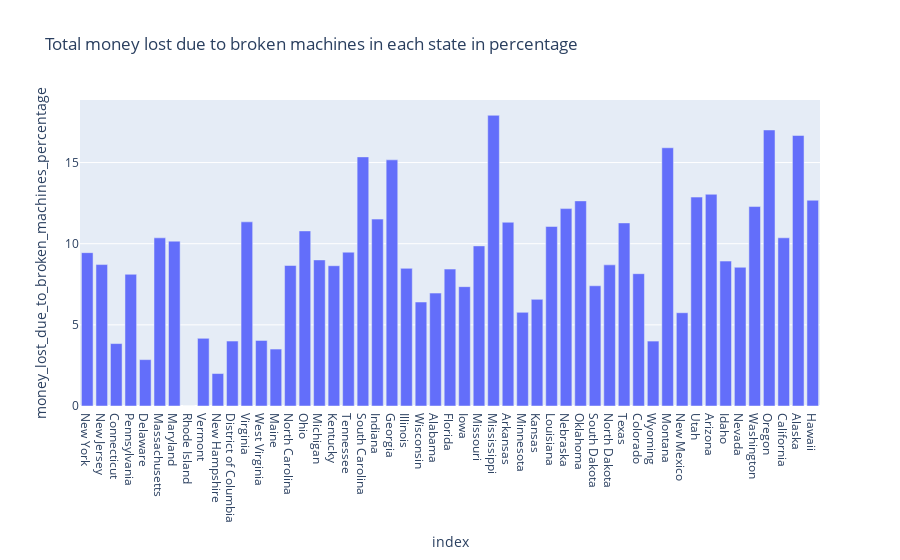

Notebook cell for this chart:
### Code cell
# Create a bar chart showing the total money lost due to broken machines in each state in percentage
fig = px.bar(df, x=df.index, y="money_lost_due_to_broken_machines_percentage", title="Total money lost due to broken machines in each state in percentage")
fig.show()

# Save the bar chart as a png file
fig.write_image("mcbroken-bar-chart-money-lost-due-to-broken-machines-percentage.png")

# Save as dash dcc graph
dcc_graph_bar_chart_money_lost_due_to_broken_machines_percentage = dcc.Graph(figure=fig)

### Figure 1 — Plotly figure (JSON) as saved in the notebook; plotly's stock layout.template omitted (floating-point values rounded to 4 significant figures)
{"data": [{"alignmentgroup": "True", "hovertemplate": "index=%{x}<br>money_lost_due_to_broken_machines_percentage=%{y}<extra></extra>", "legendgroup": "", "marker": {"color": "#636efa", "pattern": {"shape": ""}}, "name": "", "offsetgroup": "", "orientation": "v", "showlegend": false, "textposition": "auto", "type": "bar", "x": ["New York", "New Jersey", "Connecticut", "Pennsylvania", "Delaware", "Massachusetts", "Maryland", "Rhode Island", "Vermont", "New Hampshire", "District of Columbia", "Virginia", "West Virginia", "Maine", "North Carolina", "Ohio", "Michigan", "Kentucky", "Tennessee", "South Carolina", "Indiana", "Georgia", "Illinois", "Wisconsin", "Alabama", "Florida", "Iowa", "Missouri", "Mississippi", "Arkansas", "Minnesota", "Kansas", "Louisiana", "Nebraska", "Oklahoma", "South Dakota", "North Dakota", "Texas", "Colorado", "Wyoming", "Montana", "New Mexico", "Utah", "Arizona", "Idaho", "Nevada", "Washington", "Oregon", "California", "Alaska", "Hawaii"], "xaxis": "x", "y": [9.447, 8.714, 3.846, 8.114, 2.857, 10.36, 10.16, 0, 4.167, 2, 4, 11.35, 4.04, 3.509, 8.656, 10.79, 9, 8.642, 9.477, 15.35, 11.52, 15.17, 8.48, 6.406, 6.957, 8.435, 7.353, 9.864, 17.91, 11.32, 5.769, 6.569, 11.06, 12.16, 12.64, 7.407, 8.696, 11.28, 8.152, 4, 15.91, 5.747, 12.87, 13.04, 8.929, 8.547, 12.29, 17.01, 10.36, 16.67, 12.68], "yaxis": "y"}], "layout": {"barmode": "relative", "legend": {"tracegroupgap": 0}, "title": {"text": "Total money lost due to broken machines in each state in percentage"}, "xaxis": {"anchor": "y", "domain": [0, 1], "title": {"text": "index"}}, "yaxis": {"anchor": "x", "domain": [0, 1], "title": {"text": "money_lost_due_to_broken_machines_percentage"}}}}
